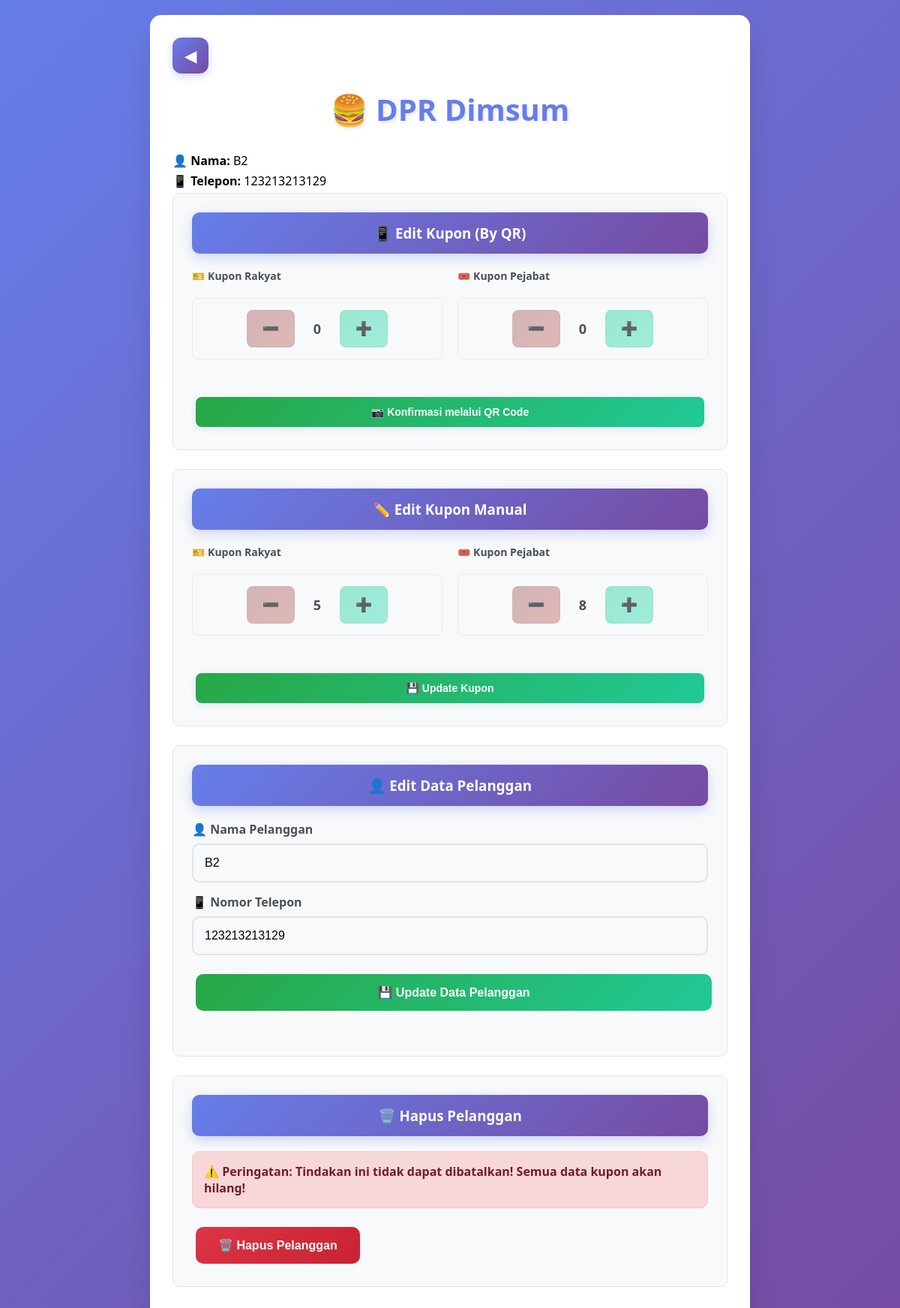
The app's page /edit_customer/15 (signed in) with its own data.
### tables this page shows
CREATE TABLE customers(
        id INTEGER PRIMARY KEY AUTOINCREMENT,
        name TEXT,
        phone TEXT,
        rakyat INTEGER DEFAULT 0,
        pejabat INTEGER DEFAULT 0
    );

### app.py (the view)
@app.route("/edit_customer/<int:id>")
def edit_customer(id):
    if not is_logged_in():
        return redirect("/")
    db = get_db()
    customer = db.execute("SELECT * FROM customers WHERE id=?", (id,)).fetchone()
    return render_template("edit_customer.html", customer=customer)

### app.py (called while the page is built)
def get_db():
    conn = sqlite3.connect("database.db")
    conn.row_factory = sqlite3.Row
    return conn

def is_logged_in():
    return "login" in session and session.get("login", False)

### templates/edit_customer.html (shortened to what this page needs)
<!DOCTYPE html>
<html lang="id">
<head>
    <link rel="stylesheet" href="/static/style.css">
</head>
<body>
    <div class="container">
        <div class="back-button-container">
            <a href="javascript:history.back()" class="back-button">
                ◀
            </a>
        </div>
        <h1>🍔 DPR Dimsum</h1>
        <div class="customer-info">
            <p><strong>👤 Nama:</strong> {{customer.name}}</p>
            <p><strong>📱 Telepon:</strong> {{customer.phone}}</p>
        </div>
        <div class="form-section">
            <h3>📱 Edit Kupon (By QR)</h3>
            <form method="post" action="/generate_qr/{{customer.id}}" class="single-row-form">
                <div class="coupon-row">
                    <div class="coupon-item">
                        <label>🎫 Kupon Rakyat</label>
                        <div class="coupon-display">
                            <button type="button" onclick="minusQR('rakyat_qr')">➖</button>
                            <b id="display_rakyat_qr">0</b>
                            <button type="button" onclick="plusQR('rakyat_qr')">➕</button>
                        </div>
                    </div>
                    <div class="coupon-item">
                        <label>🎟️ Kupon Pejabat</label>
                        <div class="coupon-display">
                            <button type="button" onclick="minusQR('pejabat_qr')">➖</button>
                            <b id="display_pejabat_qr">0</b>
                            <button type="button" onclick="plusQR('pejabat_qr')">➕</button>
                        </div>
                    </div>
                    <button type="submit" class="qr-submit-btn">📷 Konfirmasi melalui QR Code</button>
                </div>
            </form>
        </div>
        <div class="form-section">
            <h3>✏️ Edit Kupon Manual</h3>
            <form action="/update_coupon" method="post" class="single-row-form">
                <div class="coupon-row">
                    <div class="coupon-item">
                        <label>🎫 Kupon Rakyat</label>
                        <div class="coupon-display">
                            <button type="button" onclick="minusEdit('rakyat')">➖</button>
                            <b id="display_rakyat">{{customer.rakyat}}</b>
                            <button type="button" onclick="plusEdit('rakyat')">➕</button>
                        </div>
                    </div>
                    <div class="coupon-item">
                        <label>🎟️ Kupon Pejabat</label>
                        <div class="coupon-display">
                            <button type="button" onclick="minusEdit('pejabat')">➖</button>
                            <b id="display_pejabat">{{customer.pejabat}}</b>
                            <button type="button" onclick="plusEdit('pejabat')">➕</button>
                        </div>
                    </div>
                    <button type="submit" class="manual-submit-btn">💾 Update Kupon</button>
                </div>
            </form>
        </div>
        <div class="form-section">
            <h3>👤 Edit Data Pelanggan</h3>
            <form action="/update_customer" method="post">
                <label>👤 Nama Pelanggan</label>
                <input type="text" name="name" value="{{customer.name}}" required>
                <label>📱 Nomor Telepon</label>
                <input type="text" name="phone" value="{{customer.phone}}" required>
                <button type="submit">💾 Update Data Pelanggan</button>
            </form>
        </div>
        <div class="form-section">
            <h3>🗑️ Hapus Pelanggan</h3>
            <div class="warning">
                ⚠️ Peringatan: Tindakan ini tidak dapat dibatalkan! Semua data kupon akan hilang!
            </div>
            <a href="/delete_customer/{{customer.id}}"
                onclick="return confirm('Apakah Anda yakin ingin menghapus pelanggan ini? Semua data kupon akan hilang!')">
                <button class="delete-btn">🗑️ Hapus Pelanggan</button>
            </a>
        </div>
    </div>
</body>
</html>

### static/style.css (style rules this page uses)
* { margin: 0; padding: 0; box-sizing: border-box; }
body { font-family: "Segoe UI", Tahoma, Geneva, Verdana, sans-serif; background: linear-gradient(135deg, #667eea 0%, #764ba2 100%); min-height: 100vh; padding: 20px; }
.container { max-width: 800px; margin: 0 auto; background: white; border-radius: 15px; box-shadow: 0 20px 40px rgba(0, 0, 0, 0.1); padding: 30px; animation: slideIn 0.5s ease-out; }
h1, h2, h3 { color: hsl(0, 48%, 49%); margin-bottom: 20px; font-weight: 600; }
h1 { text-align: center; color: #667eea; font-size: 2.5em; margin-bottom: 30px; text-shadow: 2px 2px 4px rgba(0, 0, 0, 0.1); }
h3 { background: linear-gradient(135deg, #667eea, #764ba2); color: white; padding: 15px; border-radius: 10px; text-align: center; margin-bottom: 20px; box-shadow: 0 5px 15px rgba(102, 126, 234, 0.3); }
form { margin-bottom: 30px; }
input[type="text"], input[type="password"] { width: 100%; padding: 15px; border: 2px solid #e1e5e9; border-radius: 10px; font-size: 16px; margin-bottom: 15px; transition: all 0.3s ease; background: #f8f9fa; }
input[type="text"]:placeholder { color: #adb5bd; }
button { background: linear-gradient(135deg, #667eea, #764ba2); color: white; border: none; padding: 15px 30px; border-radius: 10px; font-size: 16px; font-weight: 600; cursor: pointer; transition: all 0.3s ease; margin: 5px; }
button[type="submit"] { background: linear-gradient(135deg, #28a745, #20c997); width: 100%; margin-top: 10px; }
button.delete-btn { background: linear-gradient(135deg, #dc3545, #c82333); }
.coupon-display { display: flex; align-items: center; justify-content: center; gap: 20px; margin: 20px 0; padding: 20px; background: #f8f9fa; border-radius: 10px; }
.coupon-display b { font-size: 24px; color: #667eea; font-weight: bold; min-width: 50px; text-align: center; }
.coupon-display button { width: 50px; height: 50px; border-radius: 50%; font-size: 20px; display: flex; align-items: center; justify-content: center; }
label { display: block; margin-bottom: 8px; font-weight: 600; color: #495057; }
.customer-info p { margin: 5px 0; color: #; font-size: 16px; }
.warning { background: #f8d7da; color: #721c24; padding: 15px; border-radius: 10px; border: 1px solid #f5c6cb; margin-bottom: 20px; font-weight: 600; }
.form-section { background: #f8f9fa; padding: 25px; border-radius: 10px; margin-bottom: 25px; border: 1px solid #e1e5e9; }

### records on screen
customers: name "B2", phone "123213213129", rakyat "5", pejabat "8"
